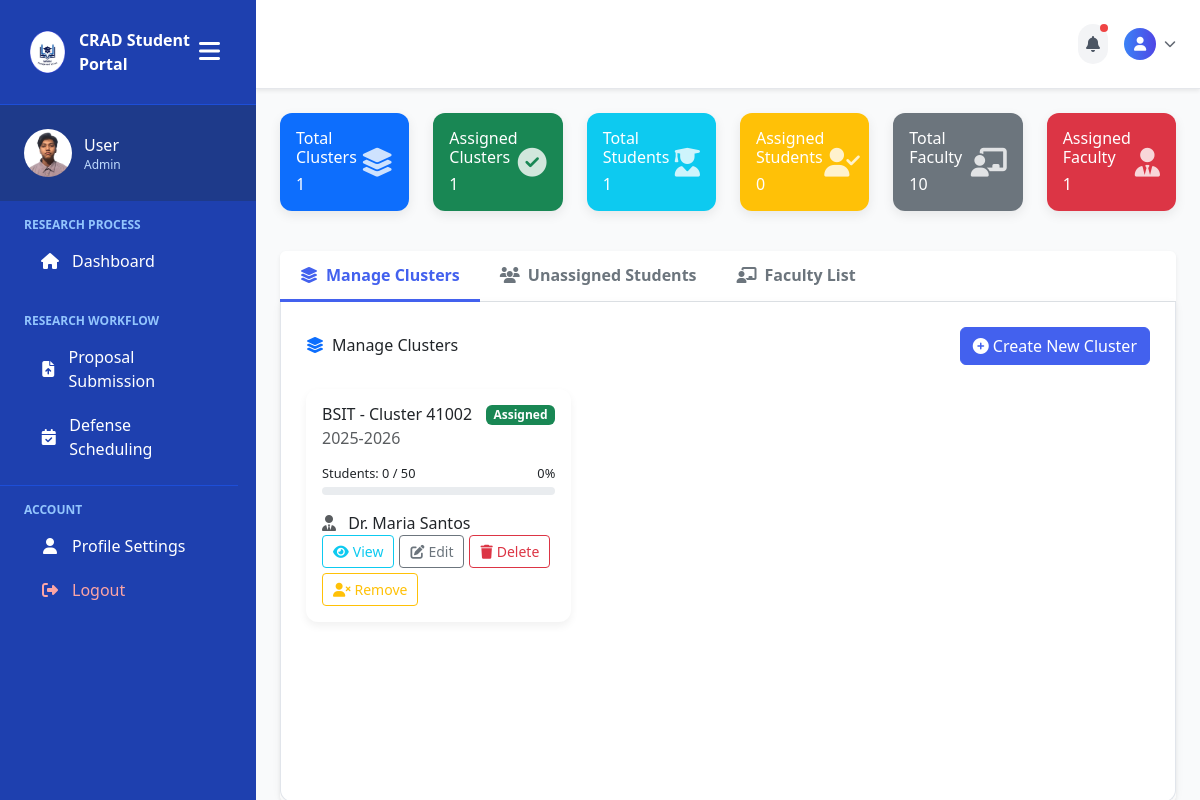
The app's page /admin-pages/adviser-assignment.php (signed in) with its own data.
### tables this page shows
CREATE TABLE `user_tbl` (
  `user_id` int(11) NOT NULL,
  `email` varchar(150) NOT NULL,
  `password` varchar(255) NOT NULL,
  `role` enum('Admin','Faculty','Student') NOT NULL DEFAULT 'Student',
  `created_at` timestamp NOT NULL DEFAULT current_timestamp()
);

CREATE TABLE `clusters` (
  `id` int(11) NOT NULL,
  `program` varchar(100) NOT NULL,
  `cluster` varchar(50) NOT NULL,
  `school_year` varchar(20) NOT NULL,
  `faculty_id` int(11) DEFAULT NULL,
  `assigned_date` date DEFAULT NULL,
  `student_count` int(11) DEFAULT 0,
  `capacity` int(11) DEFAULT 50,
  `status` enum('assigned','pending','unassigned') DEFAULT 'unassigned',
  `created_date` timestamp NOT NULL DEFAULT current_timestamp() ON UPDATE current_timestamp()
);

CREATE TABLE `faculty` (
  `id` int(11) NOT NULL,
  `fullname` varchar(100) NOT NULL,
  `department` varchar(50) NOT NULL,
  `expertise` varchar(100) NOT NULL
);

### admin-pages/adviser-assignment.php (the view, shortened to what the rows shown need)
<?php
include('../includes/connection.php');
$clusters = mysqli_query(
    $conn,
    "SELECT c.*, f.fullname AS adviser_name
     FROM clusters c
     LEFT JOIN faculty f ON c.faculty_id = f.id
     ORDER BY c.program, c.cluster"
);
?>
<!DOCTYPE html>
<html lang="en">
<head>
    <link href="https://cdn.jsdelivr.net/npm/bootstrap@5.3.0-alpha1/dist/css/bootstrap.min.css" rel="stylesheet">
    <link rel="stylesheet" href="https://cdnjs.cloudflare.com/ajax/libs/font-awesome/6.4.0/css/all.min.css">
</head>
<body class="bg-gray-50 text-gray-800 font-sans min-h-screen">
    <div class="flex min-h-screen">
        <?php include('../includes/student-sidebar.php'); ?>
        <div class="flex-1 overflow-y-auto p-6">
        <div class="card shadow-sm border-0">
            <div class="card-body p-0">
                <div class="tab-content" id="myTabContent">
                    <div class="tab-pane fade show active" id="manage" role="tabpanel">
                        <div class="row mt-4">
                            <?php while ($cluster = mysqli_fetch_assoc($clusters)):
                                $percentage = $cluster['capacity'] > 0 ? ($cluster['student_count'] / $cluster['capacity']) * 100 : 0;
                            ?>
                            <div class="col-md-6 col-lg-4">
                                <div class="card cluster-card">
                                    <div class="card-body">
                                        <div class="d-flex justify-content-between align-items-center mb-2">
                                            <h5 class="card-title mb-0"><?= htmlspecialchars($cluster['program']) ?> - Cluster <?= htmlspecialchars($cluster['cluster']) ?></h5>
                                            <span class="badge bg-<?= $cluster['status'] == 'assigned' ? 'success' : 'warning' ?>">
                                                <?= ucfirst($cluster['status']) ?>
                                            </span>
                                        </div>
                                        <h6 class="card-subtitle mb-3 text-muted"><?= htmlspecialchars($cluster['school_year']) ?></h6>
                                        <div class="mb-3">
                                            <div class="d-flex justify-content-between mb-1">
                                                <small>Students: <?= $cluster['student_count'] ?> / <?= $cluster['capacity'] ?></small>
                                                <small><?= round($percentage) ?>%</small>
                                            </div>
                                            <div class="progress">
                                            </div>
                                        </div>
                                        <p class="card-text">
                                            <i class="fas fa-user-tie me-2 text-muted"></i>
                                            <?= $cluster['adviser_name'] ? htmlspecialchars($cluster['adviser_name']) : '<span class="text-danger">Not assigned</span>' ?>
                                        </p>
                                        <div class="cluster-actions">
                                            <button class="btn btn-sm btn-outline-info action-btn"
                                                    onclick="window.location.href='?view_cluster=<?= $cluster['id'] ?>#manage'">
                                                <i class="fas fa-eye me-1"></i>View
                                            </button>
                                            <button class="btn btn-sm btn-outline-secondary action-btn"
                                                    data-bs-toggle="modal" data-bs-target="#editClusterModal"
                                                    data-cluster-id="<?= $cluster['id'] ?>"
                                                    data-program="<?= htmlspecialchars($cluster['program']) ?>"
                                                    data-cluster="<?= htmlspecialchars($cluster['cluster']) ?>"
                                                    data-school-year="<?= htmlspecialchars($cluster['school_year']) ?>"
                                                    data-capacity="<?= $cluster['capacity'] ?>">
                                                <i class="fas fa-edit me-1"></i>Edit
                                            </button>
                                            <button class="btn btn-sm btn-outline-danger action-btn"
                                                    data-bs-toggle="modal" data-bs-target="#deleteClusterModal"
                                                    data-cluster-id="<?= $cluster['id'] ?>">
                                                <i class="fas fa-trash me-1"></i>Delete
                                            </button>
                                            <?php if ($cluster['faculty_id']): ?>
                                            <form method="POST" class="d-inline">
                                                <button type="submit" name="remove_adviser" class="btn btn-sm btn-outline-warning action-btn"
                                                        onclick="return confirm('Remove adviser from this cluster?')">
                                                    <i class="fas fa-user-times me-1"></i>Remove
                                                </button>
                                            </form>
                                            <?php endif; ?>
                                        </div>
                                    </div>
                                </div>
                            </div>
                            <?php endwhile; ?>
                        </div>
                    </div>
                </div>
            </div>
        </div>
    </div>
</body>
</html>

### includes/student-sidebar.php (shortened to what the rows shown need)
<?php
include("../includes/connection.php");
$user_id = $_SESSION['user_id'];
$sql = "SELECT u.role, sp.full_name
        FROM user_tbl u
        LEFT JOIN student_profiles sp ON u.user_id = sp.user_id
        WHERE u.user_id = ?";
$stmt = $conn->prepare($sql);
$stmt->bind_param("i", $user_id);
$stmt->execute();
$result = $stmt->get_result();
$user = $result->fetch_assoc();
$role = $user['role'];
$full_name = $user['full_name'] ?? 'User';
?>
<!DOCTYPE html>
<html lang="en">
<head>
    <script src="https://cdn.tailwindcss.com"></script>
    <link rel="stylesheet" href="https://cdnjs.cloudflare.com/ajax/libs/font-awesome/6.5.0/css/all.min.css">
</head>
<body>
<div class="sidebar sidebar-transition bg-blue-800 text-white flex flex-col hidden md:flex h-screen w-64" id="sidebar">
    <div class="p-4 flex items-center space-x-3 bg-blue-900">
        <div>
            <p class="font-medium profile-name"><?php echo htmlspecialchars($full_name); ?></p>
            <p class="text-xs text-blue-200 profile-role"><?php echo htmlspecialchars(ucfirst($role)); ?></p>
        </div>
    </div>
</div>
</body>
</html>

### records on screen
user_tbl: role "Admin"
clusters: program "BSIT", cluster "41002", status "Assigned", school_year "2025-2026", student_count "0", capacity "50", faculty.fullname "Dr. Maria Santos"

### other values on screen
$full_name "User"
$total_clusters "1"
$assigned_clusters "1"
$total_students "1"
$assigned_students "0"
$total_faculty "10"
$assigned_faculty "1"
